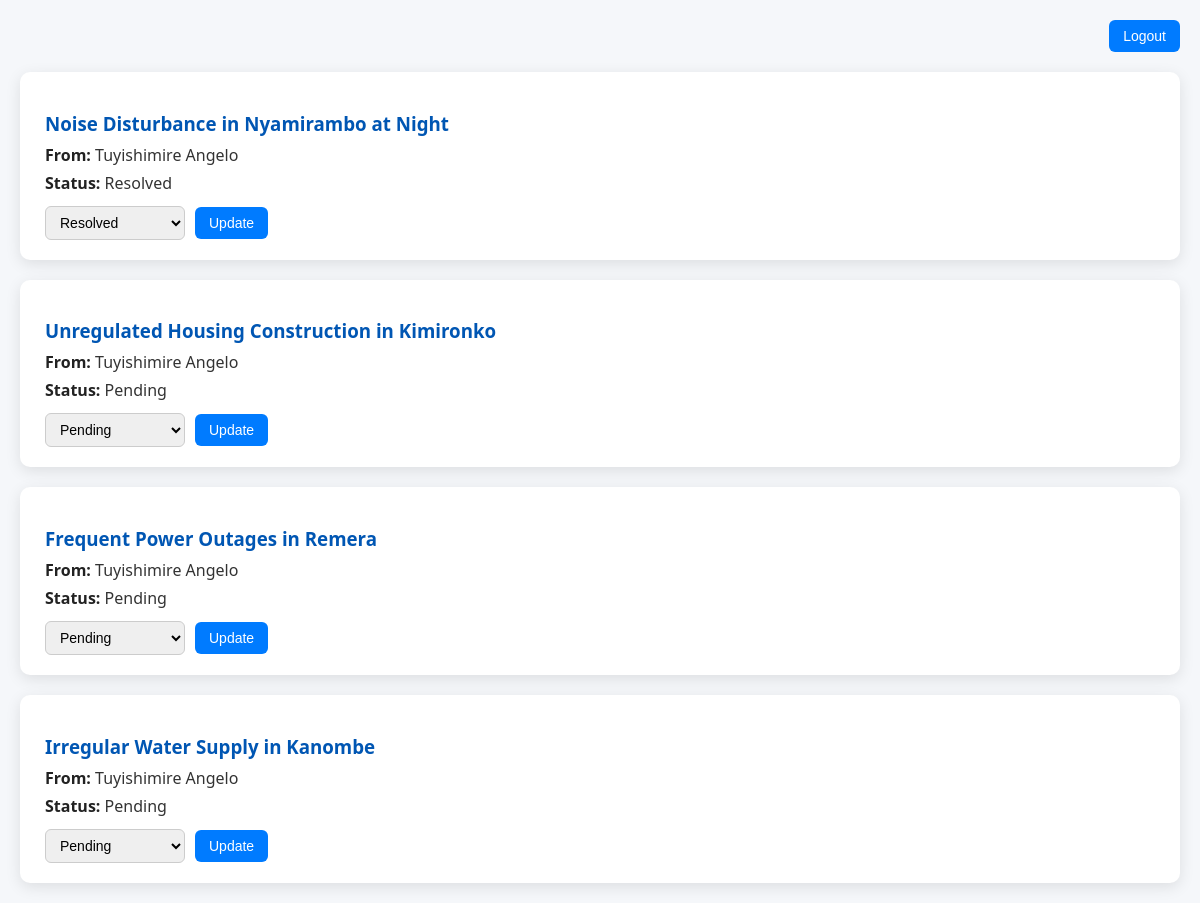
Screenshot of /admin_panel.php (signed in) with the database file from the repository.
### tables this page shows
CREATE TABLE `complaints` (
  `id` int(11) NOT NULL,
  `user_id` int(11) DEFAULT NULL,
  `title` varchar(255) NOT NULL,
  `description` text NOT NULL,
  `category` varchar(100) DEFAULT NULL,
  `status` enum('Pending','In Progress','Resolved') DEFAULT 'Pending',
  `created_at` timestamp NOT NULL DEFAULT current_timestamp(),
  `response` text DEFAULT NULL
);

CREATE TABLE `users` (
  `id` int(11) NOT NULL,
  `name` varchar(255) NOT NULL,
  `email` varchar(255) NOT NULL,
  `password` varchar(255) NOT NULL,
  `created_at` timestamp NOT NULL DEFAULT current_timestamp()
);

### admin_panel.php (the view, shortened to what this page needs)
<?php
$conn = new mysqli("localhost", "root", "", "citizen_feedback");
echo '<!DOCTYPE html>
<html lang="en">
<head>
<meta charset="UTF-8" />
<meta name="viewport" content="width=device-width, initial-scale=1" />
<title>Admin Panel - Complaints</title>
<style>
  body {
    font-family: "Segoe UI", Tahoma, Geneva, Verdana, sans-serif;
    background: #f5f7fa;
    margin: 20px;
    color: #333;
  }
  .logout-form {
    text-align: right;
    margin-bottom: 20px;
  }
  .logout-form button {
    background-color: #007bff;
    color: white;
    border: none;
    padding: 8px 14px;
    font-size: 14px;
    border-radius: 6px;
    cursor: pointer;
    transition: background-color 0.25s ease;
  }
  .logout-form button:hover {
    background-color: #0056b3;
  }
  .complaint-card {
    background: white;
    border-radius: 10px;
    box-shadow: 0 4px 15px rgb(0 0 0 / 0.1);
    padding: 20px 25px;
    margin-bottom: 20px;
    transition: transform 0.2s ease;
  }
  .complaint-card:hover {
    transform: translateY(-3px);
    box-shadow: 0 8px 30px rgb(0 0 0 / 0.15);
  }
  .complaint-card h3 {
    color: #0056b3;
    margin-bottom: 8px;
  }
  .complaint-card p {
    font-size: 16px;
    margin: 6px 0;
  }
  .complaint-card strong {
    color: #222;
  }
  form.update-form {
    margin-top: 12px;
    display: flex;
    align-items: center;
    gap: 10px;
  }
  select {
    padding: 7px 10px;
    border-radius: 6px;
    border: 1px solid #ccc;
    font-size: 14px;
    min-width: 140px;
    cursor: pointer;
    transition: border-color 0.2s ease;
  }
  select:hover, select:focus {
    border-color: #0056b3;
    outline: none;
  }
  button.update-button {
    background-color: #007bff;
    color: white;
    border: none;
    padding: 8px 14px;
    font-size: 14px;
    border-radius: 6px;
    cursor: pointer;
    transition: background-color 0.25s ease;
  }
  button.update-button:hover {
    background-color: #0056b3;
  }
  .message {
    text-align: center;
    margin-top: 40px;
    font-size: 18px;
    color: #888;
  }
</style>
</head>
<body>
<div class="logout-form">
  <form method="POST">
    <button type="submit" name="logout">Logout</button>
  </form>
</div>';
$result = $conn->query("SELECT c.id, u.name, c.title, c.description, c.status
                        FROM complaints c
                        JOIN users u ON c.user_id = u.id");
if ($result && $result->num_rows > 0) {
    while ($row = $result->fetch_assoc()) {
        echo "<div class='complaint-card'>
            <h3>" . htmlspecialchars($row['title']) . "</h3>
            <p><strong>From:</strong> " . htmlspecialchars($row['name']) . "</p>
            <p><strong>Status:</strong> " . htmlspecialchars($row['status']) . "</p>
            <form class='update-form' action='update_status.php' method='POST' onsubmit='return confirmUpdate(this);'>
              <input type='hidden' name='id' value='" . (int)$row['id'] . "'>
              <select name='status'>
                <option value='Pending'" . ($row['status'] == 'Pending' ? ' selected' : '') . ">Pending</option>
                <option value='In Progress'" . ($row['status'] == 'In Progress' ? ' selected' : '') . ">In Progress</option>
                <option value='Resolved'" . ($row['status'] == 'Resolved' ? ' selected' : '') . ">Resolved</option>
              </select>
              <button class='update-button' type='submit'>Update</button>
            </form>
        </div>";
    }
} else {
    echo "<p class='message'>No complaints found.</p>";
}
echo '</body></html>';
?>

### admin_panel.php (style rules this page uses)
body { font-family: "Segoe UI", Tahoma, Geneva, Verdana, sans-serif; background: #f5f7fa; margin: 20px; color: #333; }
.logout-form { text-align: right; margin-bottom: 20px; }
.logout-form button { background-color: #007bff; color: white; border: none; padding: 8px 14px; font-size: 14px; border-radius: 6px; cursor: pointer; transition: background-color 0.25s ease; }
.complaint-card { background: white; border-radius: 10px; box-shadow: 0 4px 15px rgb(0 0 0 / 0.1); padding: 20px 25px; margin-bottom: 20px; transition: transform 0.2s ease; }
.complaint-card h3 { color: #0056b3; margin-bottom: 8px; }
.complaint-card p { font-size: 16px; margin: 6px 0; }
.complaint-card strong { color: #222; }
form.update-form { margin-top: 12px; display: flex; align-items: center; gap: 10px; }
select { padding: 7px 10px; border-radius: 6px; border: 1px solid #ccc; font-size: 14px; min-width: 140px; cursor: pointer; transition: border-color 0.2s ease; }
button.update-button { background-color: #007bff; color: white; border: none; padding: 8px 14px; font-size: 14px; border-radius: 6px; cursor: pointer; transition: background-color 0.25s ease; }

### rows the page displays
complaints: title "Noise Disturbance in Nyamirambo at Night", user.name "Tuyishimire Angelo", status "Resolved"
complaints: title "Unregulated Housing Construction in Kimironko", user.name "Tuyishimire Angelo", status "Pending"
complaints: title "Frequent Power Outages in Remera", user.name "Tuyishimire Angelo", status "Pending"
complaints: title "Irregular Water Supply in Kanombe", user.name "Tuyishimire Angelo", status "Pending"
